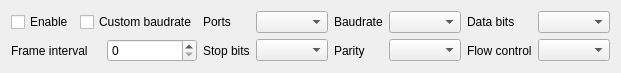
<?xml version="1.0" encoding="UTF-8"?>
<ui version="4.0">
 <class>SAKTransponderSerialPortItem</class>
 <widget class="QWidget" name="SAKTransponderSerialPortItem">
  <property name="geometry">
   <rect>
    <x>0</x>
    <y>0</y>
    <width>482</width>
    <height>54</height>
   </rect>
  </property>
  <property name="windowTitle">
   <string notr="true">Form</string>
  </property>
  <layout class="QGridLayout" name="gridLayout">
   <item row="1" column="8">
    <widget class="QComboBox" name="flowControlComboBox"/>
   </item>
   <item row="0" column="6">
    <widget class="QComboBox" name="baudRateComboBox"/>
   </item>
   <item row="1" column="2">
    <widget class="QLabel" name="label_4">
     <property name="text">
      <string>Stop bits</string>
     </property>
    </widget>
   </item>
   <item row="0" column="8">
    <widget class="QComboBox" name="dataBitscomboBox"/>
   </item>
   <item row="0" column="2">
    <widget class="QLabel" name="label">
     <property name="layoutDirection">
      <enum>Qt::LeftToRight</enum>
     </property>
     <property name="text">
      <string>Ports</string>
     </property>
     <property name="alignment">
      <set>Qt::AlignLeading|Qt::AlignLeft|Qt::AlignVCenter</set>
     </property>
    </widget>
   </item>
   <item row="1" column="0" colspan="2">
    <widget class="QWidget" name="widget" native="true">
     <layout class="QHBoxLayout" name="horizontalLayout">
      <property name="leftMargin">
       <number>0</number>
      </property>
      <property name="topMargin">
       <number>0</number>
      </property>
      <property name="rightMargin">
       <number>0</number>
      </property>
      <property name="bottomMargin">
       <number>0</number>
      </property>
      <item>
       <widget class="QLabel" name="label_7">
        <property name="text">
         <string>Frame interval</string>
        </property>
       </widget>
      </item>
      <item>
       <widget class="QSpinBox" name="frameIntervalSpinBox"/>
      </item>
     </layout>
    </widget>
   </item>
   <item row="1" column="5">
    <widget class="QLabel" name="label_5">
     <property name="text">
      <string>Parity</string>
     </property>
    </widget>
   </item>
   <item row="1" column="6">
    <widget class="QComboBox" name="parityComboBox"/>
   </item>
   <item row="0" column="5">
    <widget class="QLabel" name="label_2">
     <property name="layoutDirection">
      <enum>Qt::LeftToRight</enum>
     </property>
     <property name="text">
      <string>Baudrate</string>
     </property>
     <property name="alignment">
      <set>Qt::AlignLeading|Qt::AlignLeft|Qt::AlignVCenter</set>
     </property>
    </widget>
   </item>
   <item row="1" column="4">
    <widget class="QComboBox" name="stopBitscomboBox"/>
   </item>
   <item row="0" column="0">
    <widget class="QCheckBox" name="enableCheckBox">
     <property name="text">
      <string>Enable</string>
     </property>
    </widget>
   </item>
   <item row="0" column="4">
    <widget class="QComboBox" name="portNameComboBox">
     <property name="sizePolicy">
      <sizepolicy hsizetype="Expanding" vsizetype="Fixed">
       <horstretch>0</horstretch>
       <verstretch>0</verstretch>
      </sizepolicy>
     </property>
    </widget>
   </item>
   <item row="1" column="7">
    <widget class="QLabel" name="label_6">
     <property name="text">
      <string>Flow control</string>
     </property>
    </widget>
   </item>
   <item row="0" column="1">
    <widget class="QCheckBox" name="customBaudrateCheckBox">
     <property name="text">
      <string>Custom baudrate</string>
     </property>
    </widget>
   </item>
   <item row="0" column="7">
    <widget class="QLabel" name="label_3">
     <property name="text">
      <string>Data bits</string>
     </property>
    </widget>
   </item>
  </layout>
 </widget>
 <resources/>
 <connections/>
</ui>
